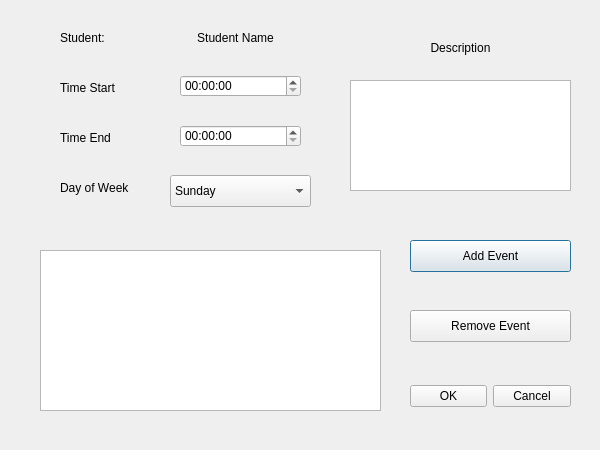
<?xml version="1.0" encoding="UTF-8"?>
<ui version="4.0">
 <class>EventDialog</class>
 <widget class="QDialog" name="EventDialog">
  <property name="geometry">
   <rect>
    <x>0</x>
    <y>0</y>
    <width>600</width>
    <height>450</height>
   </rect>
  </property>
  <property name="windowTitle">
   <string>Event Editor</string>
  </property>
  <widget class="QDialogButtonBox" name="buttonBox">
   <property name="geometry">
    <rect>
     <x>410</x>
     <y>380</y>
     <width>161</width>
     <height>32</height>
    </rect>
   </property>
   <property name="orientation">
    <enum>Qt::Horizontal</enum>
   </property>
   <property name="standardButtons">
    <set>QDialogButtonBox::Cancel|QDialogButtonBox::Ok</set>
   </property>
  </widget>
  <widget class="QPushButton" name="pushButtonAddEvent">
   <property name="geometry">
    <rect>
     <x>410</x>
     <y>240</y>
     <width>161</width>
     <height>32</height>
    </rect>
   </property>
   <property name="text">
    <string>Add Event</string>
   </property>
   <property name="default">
    <bool>true</bool>
   </property>
  </widget>
  <widget class="QLabel" name="labelTimeStart">
   <property name="geometry">
    <rect>
     <x>60</x>
     <y>80</y>
     <width>71</width>
     <height>16</height>
    </rect>
   </property>
   <property name="text">
    <string>Time Start</string>
   </property>
  </widget>
  <widget class="QTimeEdit" name="timeEditTimeStart">
   <property name="geometry">
    <rect>
     <x>180</x>
     <y>75</y>
     <width>121</width>
     <height>22</height>
    </rect>
   </property>
  </widget>
  <widget class="QLabel" name="labelTimeEnd">
   <property name="geometry">
    <rect>
     <x>60</x>
     <y>130</y>
     <width>71</width>
     <height>16</height>
    </rect>
   </property>
   <property name="text">
    <string>Time End</string>
   </property>
  </widget>
  <widget class="QTimeEdit" name="timeEditTimeEnd">
   <property name="geometry">
    <rect>
     <x>180</x>
     <y>125</y>
     <width>121</width>
     <height>22</height>
    </rect>
   </property>
  </widget>
  <widget class="QLabel" name="labelDayOfWeek">
   <property name="geometry">
    <rect>
     <x>60</x>
     <y>180</y>
     <width>91</width>
     <height>16</height>
    </rect>
   </property>
   <property name="text">
    <string>Day of Week</string>
   </property>
  </widget>
  <widget class="QComboBox" name="comboBoxDayOfWeek">
   <property name="geometry">
    <rect>
     <x>170</x>
     <y>175</y>
     <width>141</width>
     <height>32</height>
    </rect>
   </property>
   <item>
    <property name="text">
     <string>Sunday</string>
    </property>
   </item>
   <item>
    <property name="text">
     <string>Monday</string>
    </property>
   </item>
   <item>
    <property name="text">
     <string>Tuesday</string>
    </property>
   </item>
   <item>
    <property name="text">
     <string>Wednesday</string>
    </property>
   </item>
   <item>
    <property name="text">
     <string>Thursday</string>
    </property>
   </item>
   <item>
    <property name="text">
     <string>Friday</string>
    </property>
   </item>
   <item>
    <property name="text">
     <string>Saturday</string>
    </property>
   </item>
  </widget>
  <widget class="QTextEdit" name="textEditEventDetails">
   <property name="geometry">
    <rect>
     <x>350</x>
     <y>80</y>
     <width>221</width>
     <height>111</height>
    </rect>
   </property>
  </widget>
  <widget class="QPushButton" name="pushButtonRemoveEvent">
   <property name="geometry">
    <rect>
     <x>410</x>
     <y>310</y>
     <width>161</width>
     <height>32</height>
    </rect>
   </property>
   <property name="text">
    <string>Remove Event</string>
   </property>
   <property name="default">
    <bool>false</bool>
   </property>
  </widget>
  <widget class="QLabel" name="labelStudent">
   <property name="geometry">
    <rect>
     <x>60</x>
     <y>30</y>
     <width>60</width>
     <height>16</height>
    </rect>
   </property>
   <property name="text">
    <string>Student:</string>
   </property>
  </widget>
  <widget class="QLabel" name="labelStudentName">
   <property name="geometry">
    <rect>
     <x>150</x>
     <y>30</y>
     <width>171</width>
     <height>16</height>
    </rect>
   </property>
   <property name="text">
    <string>Student Name</string>
   </property>
   <property name="alignment">
    <set>Qt::AlignCenter</set>
   </property>
  </widget>
  <widget class="QLabel" name="labelDescription">
   <property name="geometry">
    <rect>
     <x>410</x>
     <y>40</y>
     <width>101</width>
     <height>16</height>
    </rect>
   </property>
   <property name="text">
    <string>Description</string>
   </property>
   <property name="alignment">
    <set>Qt::AlignCenter</set>
   </property>
  </widget>
  <widget class="QListWidget" name="listWidgetStudentEventList">
   <property name="geometry">
    <rect>
     <x>40</x>
     <y>250</y>
     <width>341</width>
     <height>161</height>
    </rect>
   </property>
   <property name="alternatingRowColors">
    <bool>true</bool>
   </property>
   <property name="currentRow">
    <number>-1</number>
   </property>
   <property name="sortingEnabled">
    <bool>false</bool>
   </property>
  </widget>
 </widget>
 <resources/>
 <connections>
  <connection>
   <sender>buttonBox</sender>
   <signal>accepted()</signal>
   <receiver>EventDialog</receiver>
   <slot>accept()</slot>
   <hints>
    <hint type="sourcelabel">
     <x>248</x>
     <y>254</y>
    </hint>
    <hint type="destinationlabel">
     <x>157</x>
     <y>274</y>
    </hint>
   </hints>
  </connection>
  <connection>
   <sender>buttonBox</sender>
   <signal>rejected()</signal>
   <receiver>EventDialog</receiver>
   <slot>reject()</slot>
   <hints>
    <hint type="sourcelabel">
     <x>316</x>
     <y>260</y>
    </hint>
    <hint type="destinationlabel">
     <x>286</x>
     <y>274</y>
    </hint>
   </hints>
  </connection>
 </connections>
</ui>
